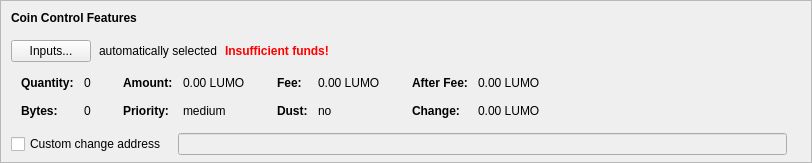
    <widget class="QFrame" name="frameCoinControl">
     <property name="sizePolicy">
      <sizepolicy hsizetype="Expanding" vsizetype="Expanding">
       <horstretch>0</horstretch>
       <verstretch>0</verstretch>
      </sizepolicy>
     </property>
     <property name="maximumSize">
      <size>
       <width>16777215</width>
       <height>16777215</height>
      </size>
     </property>
     <property name="frameShape">
      <enum>QFrame::StyledPanel</enum>
     </property>
     <property name="frameShadow">
      <enum>QFrame::Sunken</enum>
     </property>
     <layout class="QVBoxLayout" name="verticalLayoutCoinControl2">
      <property name="spacing">
       <number>0</number>
      </property>
      <property name="leftMargin">
       <number>0</number>
      </property>
      <property name="topMargin">
       <number>0</number>
      </property>
      <property name="rightMargin">
       <number>0</number>
      </property>
      <property name="bottomMargin">
       <number>6</number>
      </property>
      <item>
       <layout class="QVBoxLayout" name="verticalLayoutCoinControl" stretch="0,0,0,0,1">
        <property name="spacing">
         <number>0</number>
        </property>
        <property name="leftMargin">
         <number>10</number>
        </property>
        <property name="topMargin">
         <number>10</number>
        </property>
        <item>
         <layout class="QHBoxLayout" name="horizontalLayoutCoinControl1">
          <property name="bottomMargin">
           <number>15</number>
          </property>
          <item>
           <widget class="QLabel" name="labelCoinControlFeatures">
            <property name="sizePolicy">
             <sizepolicy hsizetype="Preferred" vsizetype="Maximum">
              <horstretch>0</horstretch>
              <verstretch>0</verstretch>
             </sizepolicy>
            </property>
            <property name="font">
             <font>
              <weight>75</weight>
              <bold>true</bold>
             </font>
            </property>
            <property name="styleSheet">
             <string notr="true">font-weight:bold;</string>
            </property>
            <property name="text">
             <string>Coin Control Features</string>
            </property>
           </widget>
          </item>
         </layout>
        </item>
        <item>
         <layout class="QHBoxLayout" name="horizontalLayoutCoinControl2" stretch="0,0,0,0">
          <property name="spacing">
           <number>8</number>
          </property>
          <property name="bottomMargin">
           <number>10</number>
          </property>
          <item>
           <widget class="QPushButton" name="pushButtonCoinControl">
            <property name="styleSheet">
             <string notr="true"/>
            </property>
            <property name="text">
             <string>Inputs...</string>
            </property>
            <property name="autoDefault">
             <bool>false</bool>
            </property>
           </widget>
          </item>
          <item>
           <widget class="QLabel" name="labelCoinControlAutomaticallySelected">
            <property name="text">
             <string>automatically selected</string>
            </property>
            <property name="margin">
             <number>5</number>
            </property>
           </widget>
          </item>
          <item>
           <widget class="QLabel" name="labelCoinControlInsuffFunds">
            <property name="font">
             <font>
              <weight>75</weight>
              <bold>true</bold>
             </font>
            </property>
            <property name="styleSheet">
             <string notr="true">color:red;font-weight:bold;</string>
            </property>
            <property name="text">
             <string>Insufficient funds!</string>
            </property>
            <property name="margin">
             <number>5</number>
            </property>
           </widget>
          </item>
          <item>
           <spacer name="horizontalSpacerCoinControl">
            <property name="orientation">
             <enum>Qt::Horizontal</enum>
            </property>
            <property name="sizeHint" stdset="0">
             <size>
              <width>40</width>
              <height>1</height>
             </size>
            </property>
           </spacer>
          </item>
         </layout>
        </item>
        <item>
         <widget class="QWidget" name="widgetCoinControl" native="true">
          <property name="sizePolicy">
           <sizepolicy hsizetype="Preferred" vsizetype="Preferred">
            <horstretch>0</horstretch>
            <verstretch>0</verstretch>
           </sizepolicy>
          </property>
          <property name="minimumSize">
           <size>
            <width>0</width>
            <height>0</height>
           </size>
          </property>
          <property name="styleSheet">
           <string notr="true"/>
          </property>
          <layout class="QHBoxLayout" name="horizontalLayoutCoinControl5">
           <property name="leftMargin">
            <number>0</number>
           </property>
           <property name="topMargin">
            <number>0</number>
           </property>
           <property name="rightMargin">
            <number>0</number>
           </property>
           <property name="bottomMargin">
            <number>0</number>
           </property>
           <item>
            <layout class="QHBoxLayout" name="horizontalLayoutCoinControl3" stretch="0,0,0,1">
             <property name="spacing">
              <number>20</number>
             </property>
             <property name="topMargin">
              <number>0</number>
             </property>
             <property name="bottomMargin">
              <number>10</number>
             </property>
             <item>
              <layout class="QFormLayout" name="formLayoutCoinControl1">
               <property name="horizontalSpacing">
                <number>10</number>
               </property>
               <property name="verticalSpacing">
                <number>14</number>
               </property>
               <property name="leftMargin">
                <number>10</number>
               </property>
               <property name="topMargin">
                <number>4</number>
               </property>
               <property name="rightMargin">
                <number>6</number>
               </property>
               <item row="0" column="0">
                <widget class="QLabel" name="labelCoinControlQuantityText">
                 <property name="font">
                  <font>
                   <weight>75</weight>
                   <bold>true</bold>
                  </font>
                 </property>
                 <property name="text">
                  <string>Quantity:</string>
                 </property>
                 <property name="margin">
                  <number>0</number>
                 </property>
                </widget>
               </item>
               <item row="0" column="1">
                <widget class="QLabel" name="labelCoinControlQuantity">
                 <property name="cursor">
                  <cursorShape>IBeamCursor</cursorShape>
                 </property>
                 <property name="contextMenuPolicy">
                  <enum>Qt::ActionsContextMenu</enum>
                 </property>
                 <property name="text">
                  <string notr="true">0</string>
                 </property>
                 <property name="margin">
                  <number>0</number>
                 </property>
                 <property name="textInteractionFlags">
                  <set>Qt::LinksAccessibleByMouse|Qt::TextSelectableByKeyboard|Qt::TextSelectableByMouse</set>
                 </property>
                </widget>
               </item>
               <item row="1" column="0">
                <widget class="QLabel" name="labelCoinControlBytesText">
                 <property name="font">
                  <font>
                   <weight>75</weight>
                   <bold>true</bold>
                  </font>
                 </property>
                 <property name="text">
                  <string>Bytes:</string>
                 </property>
                </widget>
               </item>
               <item row="1" column="1">
                <widget class="QLabel" name="labelCoinControlBytes">
                 <property name="cursor">
                  <cursorShape>IBeamCursor</cursorShape>
                 </property>
                 <property name="contextMenuPolicy">
                  <enum>Qt::ActionsContextMenu</enum>
                 </property>
                 <property name="text">
                  <string notr="true">0</string>
                 </property>
                 <property name="textInteractionFlags">
                  <set>Qt::LinksAccessibleByMouse|Qt::TextSelectableByKeyboard|Qt::TextSelectableByMouse</set>
                 </property>
                </widget>
               </item>
              </layout>
             </item>
             <item>
              <layout class="QFormLayout" name="formLayoutCoinControl2">
               <property name="horizontalSpacing">
                <number>10</number>
               </property>
               <property name="verticalSpacing">
                <number>14</number>
               </property>
               <property name="leftMargin">
                <number>6</number>
               </property>
               <property name="topMargin">
                <number>4</number>
               </property>
               <property name="rightMargin">
                <number>6</number>
               </property>
               <item row="0" column="0">
                <widget class="QLabel" name="labelCoinControlAmountText">
                 <property name="font">
                  <font>
                   <weight>75</weight>
                   <bold>true</bold>
                  </font>
                 </property>
                 <property name="text">
                  <string>Amount:</string>
                 </property>
                 <property name="margin">
                  <number>0</number>
                 </property>
                </widget>
               </item>
               <item row="0" column="1">
                <widget class="QLabel" name="labelCoinControlAmount">
                 <property name="cursor">
                  <cursorShape>IBeamCursor</cursorShape>
                 </property>
                 <property name="contextMenuPolicy">
                  <enum>Qt::ActionsContextMenu</enum>
                 </property>
                 <property name="text">
                  <string notr="true">0.00 LUMO</string>
                 </property>
                 <property name="textInteractionFlags">
                  <set>Qt::LinksAccessibleByMouse|Qt::TextSelectableByKeyboard|Qt::TextSelectableByMouse</set>
                 </property>
                </widget>
               </item>
               <item row="1" column="0">
                <widget class="QLabel" name="labelCoinControlPriorityText">
                 <property name="font">
                  <font>
                   <weight>75</weight>
                   <bold>true</bold>
                  </font>
                 </property>
                 <property name="text">
                  <string>Priority:</string>
                 </property>
                </widget>
               </item>
               <item row="1" column="1">
                <widget class="QLabel" name="labelCoinControlPriority">
                 <property name="cursor">
                  <cursorShape>IBeamCursor</cursorShape>
                 </property>
                 <property name="contextMenuPolicy">
                  <enum>Qt::ActionsContextMenu</enum>
                 </property>
                 <property name="text">
                  <string>medium</string>
                 </property>
                 <property name="textInteractionFlags">
                  <set>Qt::LinksAccessibleByMouse|Qt::TextSelectableByKeyboard|Qt::TextSelectableByMouse</set>
                 </property>
                </widget>
               </item>
              </layout>
             </item>
             <item>
              <layout class="QFormLayout" name="formLayoutCoinControl3">
               <property name="horizontalSpacing">
                <number>10</number>
               </property>
               <property name="verticalSpacing">
                <number>14</number>
               </property>
               <property name="leftMargin">
                <number>6</number>
               </property>
               <property name="topMargin">
                <number>4</number>
               </property>
               <property name="rightMargin">
                <number>6</number>
               </property>
               <item row="0" column="0">
                <widget class="QLabel" name="labelCoinControlFeeText">
                 <property name="font">
                  <font>
                   <weight>75</weight>
                   <bold>true</bold>
                  </font>
                 </property>
                 <property name="text">
                  <string>Fee:</string>
                 </property>
                 <property name="margin">
                  <number>0</number>
                 </property>
                </widget>
               </item>
               <item row="0" column="1">
                <widget class="QLabel" name="labelCoinControlFee">
                 <property name="cursor">
                  <cursorShape>IBeamCursor</cursorShape>
                 </property>
                 <property name="contextMenuPolicy">
                  <enum>Qt::ActionsContextMenu</enum>
                 </property>
                 <property name="text">
                  <string notr="true">0.00 LUMO</string>
                 </property>
                 <property name="textInteractionFlags">
                  <set>Qt::LinksAccessibleByMouse|Qt::TextSelectableByKeyboard|Qt::TextSelectableByMouse</set>
                 </property>
                </widget>
               </item>
               <item row="1" column="0">
                <widget class="QLabel" name="labelCoinControlLowOutputText">
                 <property name="font">
                  <font>
                   <weight>75</weight>
                   <bold>true</bold>
                  </font>
                 </property>
                 <property name="text">
                  <string>Dust:</string>
                 </property>
                </widget>
               </item>
               <item row="1" column="1">
                <widget class="QLabel" name="labelCoinControlLowOutput">
                 <property name="cursor">
                  <cursorShape>IBeamCursor</cursorShape>
                 </property>
                 <property name="contextMenuPolicy">
                  <enum>Qt::ActionsContextMenu</enum>
                 </property>
                 <property name="text">
                  <string>no</string>
                 </property>
                 <property name="textInteractionFlags">
                  <set>Qt::LinksAccessibleByMouse|Qt::TextSelectableByKeyboard|Qt::TextSelectableByMouse</set>
                 </property>
                </widget>
               </item>
              </layout>
             </item>
             <item>
              <layout class="QFormLayout" name="formLayoutCoinControl4">
               <property name="horizontalSpacing">
                <number>10</number>
               </property>
               <property name="verticalSpacing">
                <number>14</number>
               </property>
               <property name="leftMargin">
                <number>6</number>
               </property>
               <property name="topMargin">
                <number>4</number>
               </property>
               <property name="rightMargin">
                <number>6</number>
               </property>
               <item row="0" column="0">
                <widget class="QLabel" name="labelCoinControlAfterFeeText">
                 <property name="font">
                  <font>
                   <weight>75</weight>
                   <bold>true</bold>
                  </font>
                 </property>
                 <property name="text">
                  <string>After Fee:</string>
                 </property>
                 <property name="margin">
                  <number>0</number>
                 </property>
                </widget>
               </item>
               <item row="0" column="1">
                <widget class="QLabel" name="labelCoinControlAfterFee">
                 <property name="cursor">
                  <cursorShape>IBeamCursor</cursorShape>
                 </property>
                 <property name="contextMenuPolicy">
                  <enum>Qt::ActionsContextMenu</enum>
                 </property>
                 <property name="text">
                  <string notr="true">0.00 LUMO</string>
                 </property>
                 <property name="textInteractionFlags">
                  <set>Qt::LinksAccessibleByMouse|Qt::TextSelectableByKeyboard|Qt::TextSelectableByMouse</set>
                 </property>
                </widget>
               </item>
               <item row="1" column="0">
                <widget class="QLabel" name="labelCoinControlChangeText">
                 <property name="font">
                  <font>
                   <weight>75</weight>
                   <bold>true</bold>
                  </font>
                 </property>
                 <property name="text">
                  <string>Change:</string>
                 </property>
                </widget>
               </item>
               <item row="1" column="1">
                <widget class="QLabel" name="labelCoinControlChange">
                 <property name="cursor">
                  <cursorShape>IBeamCursor</cursorShape>
                 </property>
                 <property name="contextMenuPolicy">
                  <enum>Qt::ActionsContextMenu</enum>
                 </property>
                 <property name="text">
                  <string notr="true">0.00 LUMO</string>
                 </property>
                 <property name="textInteractionFlags">
                  <set>Qt::LinksAccessibleByMouse|Qt::TextSelectableByKeyboard|Qt::TextSelectableByMouse</set>
                 </property>
                </widget>
               </item>
              </layout>
             </item>
            </layout>
           </item>
          </layout>
         </widget>
        </item>
        <item>
         <layout class="QHBoxLayout" name="horizontalLayoutCoinControl4" stretch="0,0,0">
          <property name="spacing">
           <number>12</number>
          </property>
          <property name="sizeConstraint">
           <enum>QLayout::SetDefaultConstraint</enum>
          </property>
          <property name="topMargin">
           <number>5</number>
          </property>
          <property name="rightMargin">
           <number>5</number>
          </property>
          <item>
           <widget class="QCheckBox" name="checkBoxCoinControlChange">
            <property name="toolTip">
             <string>If this is activated, but the change address is empty or invalid, change will be sent to a newly generated address.</string>
            </property>
            <property name="text">
             <string>Custom change address</string>
            </property>
           </widget>
          </item>
          <item>
           <widget class="QValidatedLineEdit" name="lineEditCoinControlChange">
            <property name="enabled">
             <bool>false</bool>
            </property>
            <property name="sizePolicy">
             <sizepolicy hsizetype="Expanding" vsizetype="Fixed">
              <horstretch>0</horstretch>
              <verstretch>0</verstretch>
             </sizepolicy>
            </property>
           </widget>
          </item>
          <item>
           <widget class="QLabel" name="labelCoinControlChangeLabel">
            <property name="sizePolicy">
             <sizepolicy hsizetype="Preferred" vsizetype="Expanding">
              <horstretch>0</horstretch>
              <verstretch>0</verstretch>
             </sizepolicy>
            </property>
            <property name="minimumSize">
             <size>
              <width>0</width>
              <height>0</height>
             </size>
            </property>
            <property name="text">
             <string/>
            </property>
            <property name="margin">
             <number>3</number>
            </property>
           </widget>
          </item>
         </layout>
        </item>
        <item>
         <spacer name="verticalSpacerCoinControl">
          <property name="orientation">
           <enum>Qt::Vertical</enum>
          </property>
          <property name="sizeHint" stdset="0">
           <size>
            <width>800</width>
            <height>1</height>
           </size>
          </property>
         </spacer>
        </item>
       </layout>
      </item>
     </layout>
    </widget>
